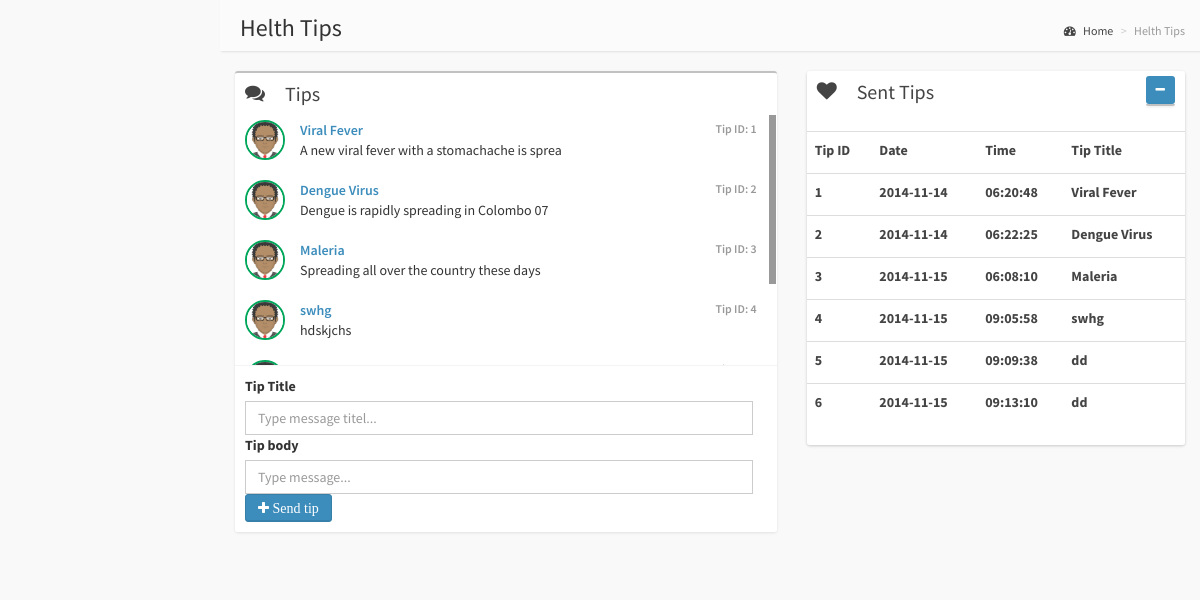
Screenshot of /views/doctor/healthtips.php with the database file from the repository.
### tables this page shows
CREATE TABLE IF NOT EXISTS `healthtip` (
  `tip_Id` int(11) NOT NULL,
  `tip_Type` varchar(45) DEFAULT NULL,
  `tip_Content` varchar(45) DEFAULT NULL,
  `tip_Date` date DEFAULT NULL,
  `tip_Time` time NOT NULL,
  PRIMARY KEY (`tip_Id`)
);

### classes/config.php (called while the page is built)
<?php
class Config
{
	public static function get($path=null)
	{
		if($path)
		{
			$config=$GLOBALS['config'];
			$path=explode('/',$path);
			foreach($path as $bit)
				{
					if(isset($config[$bit])){
						$config=$config[$bit];
					}
				}
		return($config);
		}
	}
}

### classes/db.php (called while the page is built, shortened)
<?php
class DB{
	private static $_instance=null;
	private $_pdo,
			$_query,
			$_error=false,
			$_result,
			$_count=0;
	private function __construct(){
	try{
		$this->_pdo=new PDO('mysql:host=' . Config::get('mysql/host') . ';dbname=' . Config::get('mysql/db') ,Config::get('mysql/username'),Config::get('mysql/password'));
		}
	catch(PDOException $e)
		{
		die($e->getMessage());
		}
	}
	public static function getInstance()
	{
	 if(!isset(self::$_instance))
	 {
		self::$_instance =new DB();
	 }
	 return self::$_instance;
	}
	public function  query($sql, $params=array())
	{
		if($this->_query = $this->_pdo->prepare($sql))
		{
				if($this->_query->execute()){
					$this->_result = $this->_query->fetchAll(PDO::FETCH_OBJ);
					}
				else{
					$this->_error=true;
				}
		}
		return($this);
	}
	public function results()
	{
		return $this->_result;
	}
}
?>

### views/doctor/healthtips.php (the view, shortened to what this page needs)
<!DOCTYPE html>
<html>
<head>
    <link href="../../css/bootstrap.min.css" rel="stylesheet" type="text/css" />
    <link href="../../css/font-awesome.min.css" rel="stylesheet" type="text/css" />
    <link href="../../css/ionicons.min.css" rel="stylesheet" type="text/css" />
    <link href="../../css/morris/morris.css" rel="stylesheet" type="text/css" />
    <link href="../../css/jvectormap/jquery-jvectormap-1.2.2.css" rel="stylesheet" type="text/css" />
    <link href="../../css/datepicker/datepicker3.css" rel="stylesheet" type="text/css" />
    <link href="../../css/daterangepicker/daterangepicker-bs3.css" rel="stylesheet" type="text/css" />
    <link href="../../css/bootstrap-wysihtml5/bootstrap3-wysihtml5.min.css" rel="stylesheet" type="text/css" />
    <link href="../../css/AdminLTE.css" rel="stylesheet" type="text/css" />
</head>
<body class="skin-blue">
<div class="wrapper row-offcanvas row-offcanvas-left">
<aside class="right-side">
    <section class="content-header">
        <h1>
            Helth Tips
        </h1>
        <ol class="breadcrumb">
            <li><a href="#"><i class="fa fa-dashboard"></i> Home</a></li>
            <li class="active">Helth Tips</li>
        </ol>
    </section>
    <section class="content">
        <div class="row">
            <section class="col-lg-7 connectedSortable ">
				<?php
				$db=DB::getInstance();
				$db->query('SELECT * FROM healthtip');
				$a=$db->results();
				?>
                <div class="box">
                    <div class="box-header">
                        <i class="fa fa-comments"></i>
                        <h3 class="box-title">Tips</h3>
                    </div>
					<div class='box-body chat' id='chat-box'>
					<?php
					foreach ($a as $ab){
						echo"<div class='item'>
                            <img src='img/avatar.png' alt='user image' class='online'/>
                            <p class='message'>
                                <a href='#' class='name'>
                                    <small class='text-muted pull-right'>Tip ID: ".$ab->tip_Id."</small>".$ab->tip_Type."
                                </a>".$ab->tip_Content."</p>
							</div>";
					}
					?>
                    </div>
                    <div class="box-footer ">
					<form role="form" method="post" action="healthtipspost.php">
                        <div class="input-group">
                            <label>Tip Title</label>
                            <input class="form-control" type="text" name="tiptitle" placeholder="Type message titel..."/>
                            <label>Tip body</label>
                            <input class="form-control" type="text" name="tipbody" placeholder="Type message..."/>
                        </div>
                        <div class="input-group-btn">
                            <div class="btn-group">
                                <button type="submit" class="btn btn-primary  fa fa-plus">
                                    Send tip
                                </button>
                            </div>
                        </div>
					</form>
                    </div>
            </section>
            <section class="col-lg-5 connectedSortable ui-sortable">
                <div class="box box-solid">
                    <div class="box  box-solid">
                        <div class="box-header">
                            <i class="fa fa-heart"></i>
                            <h3 class="box-title"> Sent Tips</h3>
                            <table class="table box-solid">
                                <tbody>
                                <tr>
                                    <td>
                                        <label>
                                            Tip ID
                                        </label>
                                    </td>
                                    <td>
                                        <label>
                                            Date
                                        </label>
                                    </td>
                                    <td>
                                        <label>
                                            Time
                                        </label>
                                    </td>
                                    <td>
										<label>
											Tip Title
										</label>
                                    </td>
                                </tr>
                                <div class="pull-right box-tools">
                                    <button class="btn btn-primary btn-sm" data-widget="collapse"><i class="fa fa-minus"></i></button>
									<div class="box box-body no-padding ">
									<?php
										foreach ($a as $ab){
											echo
												"<tr >
													<td>
														<label>
															".$ab->tip_Id."
														</label>
													</td>
													<td>
														<label>
															".$ab->tip_Date."
														</label>
													</td>
													<td>
														<label>
															".$ab->tip_Time."
														</label>
													</td>
													<td>
														<label>
															".$ab->tip_Type."
														</label>
													</td>";
										}
									?>
                                </div>
                                </div>
                                </tbody>
                            </table>
                        </div>
                </div>
            </section>
        </div>
    </div>
</body>
</html>

### rows the page displays
healthtip: tip_Id "1", tip_Type "Viral Fever", tip_Content "A new viral fever with a stomachache is sprea", tip_Date "2014-11-14", tip_Time "06:20:48"
healthtip: tip_Id "2", tip_Type "Dengue Virus", tip_Content "Dengue is rapidly spreading in Colombo 07", tip_Date "2014-11-14", tip_Time "06:22:25"
healthtip: tip_Id "3", tip_Type "Maleria", tip_Content "Spreading all over the country these days", tip_Date "2014-11-15", tip_Time "06:08:10"
healthtip: tip_Id "4", tip_Type "swhg", tip_Content "hdskjchs", tip_Date "2014-11-15", tip_Time "09:05:58"
healthtip: tip_Id "5", tip_Date "2014-11-15", tip_Time "09:09:38", tip_Type "dd"
healthtip: tip_Id "6", tip_Date "2014-11-15", tip_Time "09:13:10", tip_Type "dd"
